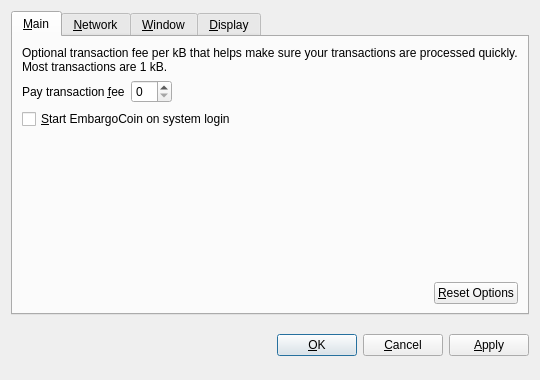
<?xml version="1.0" encoding="UTF-8"?>
<ui version="4.0">
 <class>OptionsDialog</class>
 <widget class="QDialog" name="OptionsDialog">
  <property name="geometry">
   <rect>
    <x>0</x>
    <y>0</y>
    <width>540</width>
    <height>380</height>
   </rect>
  </property>
  <property name="windowTitle">
   <string>Options</string>
  </property>
  <property name="modal">
   <bool>true</bool>
  </property>
  <layout class="QVBoxLayout" name="verticalLayout">
   <item>
    <widget class="QTabWidget" name="tabWidget">
     <property name="tabPosition">
      <enum>QTabWidget::North</enum>
     </property>
     <property name="currentIndex">
      <number>0</number>
     </property>
     <widget class="QWidget" name="tabMain">
      <attribute name="title">
       <string>&amp;Main</string>
      </attribute>
      <layout class="QVBoxLayout" name="verticalLayout_Main">
       <item>
        <widget class="QLabel" name="transactionFeeInfoLabel">
         <property name="text">
          <string>Optional transaction fee per kB that helps make sure your transactions are processed quickly. Most transactions are 1 kB.</string>
         </property>
         <property name="textFormat">
          <enum>Qt::PlainText</enum>
         </property>
         <property name="wordWrap">
          <bool>true</bool>
         </property>
        </widget>
       </item>
       <item>
        <layout class="QHBoxLayout" name="horizontalLayout_1_Main">
         <item>
          <widget class="QLabel" name="transactionFeeLabel">
           <property name="text">
            <string>Pay transaction &amp;fee</string>
           </property>
           <property name="textFormat">
            <enum>Qt::PlainText</enum>
           </property>
           <property name="buddy">
            <cstring>transactionFee</cstring>
           </property>
          </widget>
         </item>
         <item>
          <widget class="BitcoinAmountField" name="transactionFee"/>
         </item>
         <item>
          <spacer name="horizontalSpacer_1_Main">
           <property name="orientation">
            <enum>Qt::Horizontal</enum>
           </property>
           <property name="sizeHint" stdset="0">
            <size>
             <width>40</width>
             <height>20</height>
            </size>
           </property>
          </spacer>
         </item>
        </layout>
       </item>
       <item>
        <widget class="QCheckBox" name="bitcoinAtStartup">
         <property name="toolTip">
          <string>Automatically start EmbargoCoin after logging in to the system.</string>
         </property>
         <property name="text">
          <string>&amp;Start EmbargoCoin on system login</string>
         </property>
        </widget>
       </item>
       <item>
        <spacer name="verticalSpacer_Main">
         <property name="orientation">
          <enum>Qt::Vertical</enum>
         </property>
         <property name="sizeHint" stdset="0">
          <size>
           <width>20</width>
           <height>40</height>
          </size>
         </property>
        </spacer>
       </item>
       <item>
        <layout class="QHBoxLayout" name="horizontalLayout_2_Main">
         <item>
          <spacer name="horizontalSpacer_2_Main">
           <property name="orientation">
            <enum>Qt::Horizontal</enum>
           </property>
           <property name="sizeHint" stdset="0">
            <size>
             <width>40</width>
             <height>20</height>
            </size>
           </property>
          </spacer>
         </item>
         <item>
          <widget class="QPushButton" name="resetButton">
           <property name="toolTip">
            <string>Reset all client options to default.</string>
           </property>
           <property name="text">
            <string>&amp;Reset Options</string>
           </property>
           <property name="autoDefault">
            <bool>false</bool>
           </property>
          </widget>
         </item>
        </layout>
       </item>
      </layout>
     </widget>
     <widget class="QWidget" name="tabNetwork">
      <attribute name="title">
       <string>&amp;Network</string>
      </attribute>
      <layout class="QVBoxLayout" name="verticalLayout_Network">
       <item>
        <widget class="QCheckBox" name="mapPortUpnp">
         <property name="toolTip">
          <string>Automatically open the EmbargoCoin client port on the router. This only works when your router supports UPnP and it is enabled.</string>
         </property>
         <property name="text">
          <string>Map port using &amp;UPnP</string>
         </property>
        </widget>
       </item>
       <item>
        <widget class="QCheckBox" name="connectSocks">
         <property name="toolTip">
          <string>Connect to the EmbargoCoin network through a SOCKS proxy (e.g. when connecting through Tor).</string>
         </property>
         <property name="text">
          <string>&amp;Connect through SOCKS proxy:</string>
         </property>
        </widget>
       </item>
       <item>
        <layout class="QHBoxLayout" name="horizontalLayout_Network">
         <item>
          <widget class="QLabel" name="proxyIpLabel">
           <property name="text">
            <string>Proxy &amp;IP:</string>
           </property>
           <property name="textFormat">
            <enum>Qt::PlainText</enum>
           </property>
           <property name="buddy">
            <cstring>proxyIp</cstring>
           </property>
          </widget>
         </item>
         <item>
          <widget class="QValidatedLineEdit" name="proxyIp">
           <property name="maximumSize">
            <size>
             <width>140</width>
             <height>16777215</height>
            </size>
           </property>
           <property name="toolTip">
            <string>IP address of the proxy (e.g. 127.0.0.1)</string>
           </property>
          </widget>
         </item>
         <item>
          <widget class="QLabel" name="proxyPortLabel">
           <property name="text">
            <string>&amp;Port:</string>
           </property>
           <property name="textFormat">
            <enum>Qt::PlainText</enum>
           </property>
           <property name="buddy">
            <cstring>proxyPort</cstring>
           </property>
          </widget>
         </item>
         <item>
          <widget class="QLineEdit" name="proxyPort">
           <property name="maximumSize">
            <size>
             <width>55</width>
             <height>16777215</height>
            </size>
           </property>
           <property name="toolTip">
            <string>Port of the proxy (e.g. 9050)</string>
           </property>
          </widget>
         </item>
         <item>
          <widget class="QLabel" name="socksVersionLabel">
           <property name="text">
            <string>SOCKS &amp;Version:</string>
           </property>
           <property name="textFormat">
            <enum>Qt::PlainText</enum>
           </property>
           <property name="buddy">
            <cstring>socksVersion</cstring>
           </property>
          </widget>
         </item>
         <item>
          <widget class="QValueComboBox" name="socksVersion">
           <property name="toolTip">
            <string>SOCKS version of the proxy (e.g. 5)</string>
           </property>
          </widget>
         </item>
         <item>
          <spacer name="horizontalSpacer_Network">
           <property name="orientation">
            <enum>Qt::Horizontal</enum>
           </property>
           <property name="sizeHint" stdset="0">
            <size>
             <width>40</width>
             <height>20</height>
            </size>
           </property>
          </spacer>
         </item>
        </layout>
       </item>
       <item>
        <spacer name="verticalSpacer_Network">
         <property name="orientation">
          <enum>Qt::Vertical</enum>
         </property>
         <property name="sizeHint" stdset="0">
          <size>
           <width>20</width>
           <height>40</height>
          </size>
         </property>
        </spacer>
       </item>
      </layout>
     </widget>
     <widget class="QWidget" name="tabWindow">
      <attribute name="title">
       <string>&amp;Window</string>
      </attribute>
      <layout class="QVBoxLayout" name="verticalLayout_Window">
       <item>
        <widget class="QCheckBox" name="minimizeToTray">
         <property name="toolTip">
          <string>Show only a tray icon after minimizing the window.</string>
         </property>
         <property name="text">
          <string>&amp;Minimize to the tray instead of the taskbar</string>
         </property>
        </widget>
       </item>
       <item>
        <widget class="QCheckBox" name="minimizeOnClose">
         <property name="toolTip">
          <string>Minimize instead of exit the application when the window is closed. When this option is enabled, the application will be closed only after selecting Quit in the menu.</string>
         </property>
         <property name="text">
          <string>M&amp;inimize on close</string>
         </property>
        </widget>
       </item>
       <item>
        <spacer name="verticalSpacer_Window">
         <property name="orientation">
          <enum>Qt::Vertical</enum>
         </property>
         <property name="sizeHint" stdset="0">
          <size>
           <width>20</width>
           <height>40</height>
          </size>
         </property>
        </spacer>
       </item>
      </layout>
     </widget>
     <widget class="QWidget" name="tabDisplay">
      <attribute name="title">
       <string>&amp;Display</string>
      </attribute>
      <layout class="QVBoxLayout" name="verticalLayout_Display">
       <item>
        <layout class="QHBoxLayout" name="horizontalLayout_1_Display">
         <item>
          <widget class="QLabel" name="langLabel">
           <property name="text">
            <string>User Interface &amp;language:</string>
           </property>
           <property name="textFormat">
            <enum>Qt::PlainText</enum>
           </property>
           <property name="buddy">
            <cstring>lang</cstring>
           </property>
          </widget>
         </item>
         <item>
          <widget class="QValueComboBox" name="lang">
           <property name="toolTip">
            <string>The user interface language can be set here. This setting will take effect after restarting EmbargoCoin.</string>
           </property>
          </widget>
         </item>
        </layout>
       </item>
       <item>
        <layout class="QHBoxLayout" name="horizontalLayout_2_Display">
         <item>
          <widget class="QLabel" name="unitLabel">
           <property name="text">
            <string>&amp;Unit to show amounts in:</string>
           </property>
           <property name="textFormat">
            <enum>Qt::PlainText</enum>
           </property>
           <property name="buddy">
            <cstring>unit</cstring>
           </property>
          </widget>
         </item>
         <item>
          <widget class="QValueComboBox" name="unit">
           <property name="toolTip">
            <string>Choose the default subdivision unit to show in the interface and when sending coins.</string>
           </property>
          </widget>
         </item>
        </layout>
       </item>
       <item>
        <widget class="QCheckBox" name="displayAddresses">
         <property name="toolTip">
          <string>Whether to show EmbargoCoin addresses in the transaction list or not.</string>
         </property>
         <property name="text">
          <string>&amp;Display addresses in transaction list</string>
         </property>
        </widget>
       </item>
       <item>
        <spacer name="verticalSpacer_Display">
         <property name="orientation">
          <enum>Qt::Vertical</enum>
         </property>
         <property name="sizeHint" stdset="0">
          <size>
           <width>20</width>
           <height>40</height>
          </size>
         </property>
        </spacer>
       </item>
      </layout>
     </widget>
    </widget>
   </item>
   <item>
    <layout class="QHBoxLayout" name="horizontalLayout_Buttons">
     <item>
      <spacer name="horizontalSpacer_1">
       <property name="orientation">
        <enum>Qt::Horizontal</enum>
       </property>
       <property name="sizeHint" stdset="0">
        <size>
         <width>40</width>
         <height>48</height>
        </size>
       </property>
      </spacer>
     </item>
     <item>
      <widget class="QLabel" name="statusLabel">
       <property name="font">
        <font>
         <weight>75</weight>
         <bold>true</bold>
        </font>
       </property>
       <property name="text">
        <string/>
       </property>
       <property name="textFormat">
        <enum>Qt::PlainText</enum>
       </property>
       <property name="wordWrap">
        <bool>true</bool>
       </property>
      </widget>
     </item>
     <item>
      <spacer name="horizontalSpacer_2">
       <property name="orientation">
        <enum>Qt::Horizontal</enum>
       </property>
       <property name="sizeHint" stdset="0">
        <size>
         <width>40</width>
         <height>48</height>
        </size>
       </property>
      </spacer>
     </item>
     <item>
      <widget class="QPushButton" name="okButton">
       <property name="text">
        <string>&amp;OK</string>
       </property>
      </widget>
     </item>
     <item>
      <widget class="QPushButton" name="cancelButton">
       <property name="text">
        <string>&amp;Cancel</string>
       </property>
       <property name="autoDefault">
        <bool>false</bool>
       </property>
      </widget>
     </item>
     <item>
      <widget class="QPushButton" name="applyButton">
       <property name="text">
        <string>&amp;Apply</string>
       </property>
       <property name="autoDefault">
        <bool>false</bool>
       </property>
      </widget>
     </item>
    </layout>
   </item>
  </layout>
 </widget>
 <customwidgets>
  <customwidget>
   <class>BitcoinAmountField</class>
   <extends>QSpinBox</extends>
   <header>bitcoinamountfield.h</header>
  </customwidget>
  <customwidget>
   <class>QValueComboBox</class>
   <extends>QComboBox</extends>
   <header>qvaluecombobox.h</header>
  </customwidget>
  <customwidget>
   <class>QValidatedLineEdit</class>
   <extends>QLineEdit</extends>
   <header>qvalidatedlineedit.h</header>
  </customwidget>
 </customwidgets>
 <resources/>
 <connections/>
</ui>
